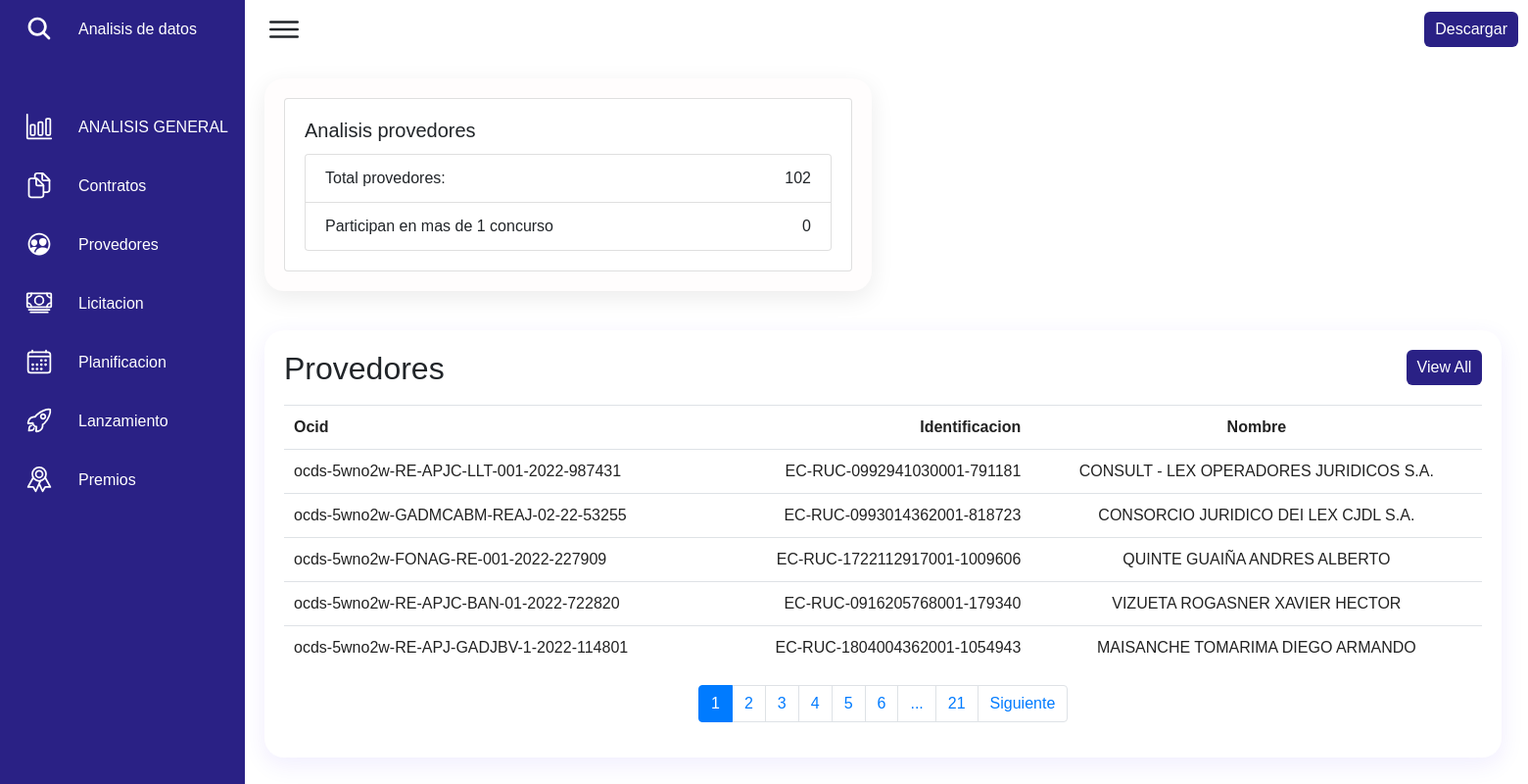
Page /provedores on the committed database.
### cuerpo/models.py (models this page shows, shortened)
class Provedores(models.Model):
    ocid = models.CharField(max_length=600, null=True)
    release_id = models.CharField(max_length=600, null=True)
    award_id = models.CharField(max_length=600, null=True)
    id = models.CharField(primary_key=True, max_length=600)
    name = models.CharField(max_length=600, null=True)

### cuerpo/views.py (the view)
# urls.py: path('provedores', views.provedores, name='provedores'),
def provedores(request):
    todo2 = Provedores.objects.all()
    total_provedor = todo2.count()
    proveedores_repetidos = todo2.values('name').annotate(count=Count('name')).filter(count__gt=1)
    num_prov = proveedores_repetidos.count()
    page = request.GET.get('page', 1)
    try:
        paginator = Paginator(todo2, 5)
        todo2 = paginator.page(page)
    except:
        raise Http404
    prov = {'todo2': todo2, 'entity':todo2, 'paginator': paginator, 'total_provedor':total_provedor, 'num_prov':num_prov}
    return render(request, 'provedores.html', prov)

### cuerpo/templates/provedores.html (shortened to what this page needs)
<!DOCTYPE html>
{% load static %}
<html lang="en">
{% block head %}
    <link rel="stylesheet" href="https://cdn.jsdelivr.net/npm/bootstrap@4.0.0/dist/css/bootstrap.min.css">
    <link href="{% static 'css/menu.css' %}" rel="stylesheet" />
{% endblock head %}
<body>
        <div class="navigation">
            <ul>
                <li>
                    <a href="#">
                        <span class="icon">
                          <ion-icon name="search"></ion-icon>
                        </span>
                        <span class="title">Analisis de datos</span>
                    </a>
                </li>
                <li>
                    <a href="{% url 'base' %}">
                        <span class="icon">
                            <ion-icon name="bar-chart-outline"></ion-icon>
                        </span>
                        <span class="title">ANALISIS GENERAL</span>
                    </a>
                </li>
                <li >
                    <a href="{% url 'contrato' %}">
                        <span class="icon">
                            <ion-icon name="documents-outline"></ion-icon>
                        </span>
                        <span class="title">Contratos</span>
                    </a>
                </li>
                <li>
                    <a href="{% url 'provedores' %}">
                        <span class="icon">
                            <ion-icon name="people-circle-outline"></ion-icon>
                        </span>
                        <span class="title">Provedores</span>
                    </a>
                </li>
                <li>
                    <a href="{% url 'licitacion' %}">
                        <span class="icon">
                            <ion-icon name="cash-outline"></ion-icon>
                        </span>
                        <span class="title">Licitacion</span>
                    </a>
                </li>
                <li>
                    <a href="{% url 'planificacion' %}">
                        <span class="icon">
                            <ion-icon name="calendar-outline"></ion-icon>
                        </span>
                        <span class="title">Planificacion</span>
                    </a>
                </li>
                <li>
                    <a href="{% url 'lanzamiento' %}">
                        <span class="icon">
                            <ion-icon name="rocket-outline"></ion-icon>
                        </span>
                        <span class="title">Lanzamiento</span>
                    </a>
                </li>
                <li>
                    <a href="{% url 'premio' %}">
                        <span class="icon">
                            <ion-icon name="ribbon-outline"></ion-icon>
                        </span>
                        <span class="title">Premios</span>
                    </a>
                </li>
            </ul>
        </div>
        <div class="main">
            <div class="topbar">
                <div class="toggle">
                    <ion-icon name="menu-outline"></ion-icon>
                </div>
                <div class="cardHeader">
                  <a href="#" class="btn">Descargar</a>
              </div>
            </div>
            <div class="graphBox">
                <div class="box">
                    <div class="card">
                        <div class="card-body">
                          <h5 class="card-title">Analisis provedores</h5>
                          <ul class="list-group">
                            <li class="list-group-item d-flex justify-content-between align-items-center">
                              Total provedores:
                              <span >{{total_provedor}}</span>
                            </li>
                            <li class="list-group-item d-flex justify-content-between align-items-center">
                                Participan en mas de 1 concurso
                              <span >{{num_prov}}</span>
                            </li>
                          </ul>
                        </div>
                      </div>
                </div>
            </div>
            <div class="details">
                <div class="recentOrders">
                  <div class="table-responsive">
                    <div class="cardHeader">
                        <h2>Provedores</h2>
                        <a href="#" class="btn">View All</a>
                    </div>
                    <table class="table">
                        <thead>
                            <tr>
                                <td>Ocid</td>
                                <td>Identificacion</td>
                                <td>Nombre</td>
                            </tr>
                        </thead>
                            {% for i in entity %}
                            <tr>
                                <td>{{i.ocid}}</td>
                                <td>{{i.id}}</td>
                                <td>{{i.name}}</td>
                            </tr>
                            {% endfor %}
                    </table>
                    <div>
                        {% include 'paginacion.html' %}
                    </div>
                    </div>
                </div>
            </div>
        </div>
</body>
</html>

### cuerpo/static/css/menu.css (style rules this page uses)
* { margin: 0; padding: 0; box-sizing: border-box; }
body { background: #EAEBEF; font-family: 'Poppins' , sans-serif ; }
.main { width: 230px; }
* { font-family: "Ubuntu", sans-serif; margin: 0; padding: 0; box-sizing: border-box; }
:root { --blue: #2a2185; --white: #fff; --gray: #f5f5f5; --black1: #222; --black2: #999; }
body { min-height: 100vh; overflow-x: hidden; }
.navigation { position: fixed; width: 250px; height: 100%; background: var(--blue); border-left: 10px solid var(--blue); transition: 0.5s; overflow: hidden; }
.navigation ul { position: absolute; top: 0; left: 0; width: 100%; }
.navigation ul li { position: relative; width: 100%; list-style: none; border-top-left-radius: 30px; border-bottom-left-radius: 30px; }
.navigation ul li:nth-child(1) { margin-bottom: 40px; pointer-events: none; }
.navigation ul li a { position: relative; display: block; width: 100%; display: flex; text-decoration: none; color: var(--white); }
.navigation ul li a .icon { position: relative; display: block; min-width: 60px; height: 60px; line-height: 75px; text-align: center; }
.navigation ul li a .icon ion-icon { font-size: 1.75rem; }
.navigation ul li a .title { position: relative; display: block; padding: 0 10px; height: 60px; line-height: 60px; text-align: start; white-space: nowrap; }
.main { position: absolute; width: calc(100% - 250px); left: 250px; min-height: 100vh; background: var(--white); transition: 0.5s; }
.topbar { width: 100%; height: 60px; display: flex; justify-content: space-between; align-items: center; padding: 0 10px; }
.toggle { position: relative; width: 60px; height: 60px; display: flex; justify-content: center; align-items: center; font-size: 2.5rem; cursor: pointer; }
.graphBox { position: relative; width: 100%; padding: 20px; display: grid; grid-template-columns: 1fr 1fr; grid-gap: 30px; min-height: 200px; }
.graphBox .box { position: relative; background: #fffdfd; padding: 20px; width: 100%; box-shadow: 0 7px 25px rgba(0, 0, 0, 0.08); border-radius: 20px; }
.details { position: relative; width: 150%; padding: 20px; display: grid; grid-template-columns: 2fr 1fr; grid-gap: 30px; }
.details .recentOrders { position: relative; display: grid; min-height: 200px; background: var(--white); padding: 20px; box-shadow: 0 7px 25px rgba(67, 28, 243, 0.08); border-radius: 20px; }
.details .cardHeader { display: flex; justify-content: space-between; align-items: flex-start; }
.cardHeader .btn { position: relative; padding: 5px 10px; background: var(--blue); text-decoration: none; color: var(--white); border-radius: 6px; }
.details table { width: 100%; border-collapse: collapse; margin-top: 10px; }
.details table thead td { font-weight: 600; }
.details .recentOrders table tr { color: var(--black1); border-bottom: 1px solid rgba(0, 0, 0, 0.1); }
.details .recentOrders table tr:last-child { border-bottom: none; }
.details .recentOrders table tr td { padding: 10px; }
.details .recentOrders table tr td:last-child { text-align: end; }
.details .recentOrders table tr td:nth-child(2) { text-align: end; }
.details .recentOrders table tr td:nth-child(3) { text-align: center; }

### rows in the picture
Provedores: ocid "ocds-5wno2w-RE-APJC-LLT-001-2022-987431", id "EC-RUC-0992941030001-791181", name "CONSULT - LEX OPERADORES JURIDICOS S.A."
Provedores: ocid "ocds-5wno2w-GADMCABM-REAJ-02-22-53255", id "EC-RUC-0993014362001-818723", name "CONSORCIO JURIDICO DEI LEX CJDL S.A."
Provedores: ocid "ocds-5wno2w-FONAG-RE-001-2022-227909", id "EC-RUC-1722112917001-1009606", name "QUINTE GUAIÑA ANDRES ALBERTO"
Provedores: ocid "ocds-5wno2w-RE-APJC-BAN-01-2022-722820", id "EC-RUC-0916205768001-179340", name "VIZUETA ROGASNER XAVIER HECTOR"
Provedores: ocid "ocds-5wno2w-RE-APJ-GADJBV-1-2022-114801", id "EC-RUC-1804004362001-1054943", name "MAISANCHE TOMARIMA DIEGO ARMANDO"

### other values in the picture
{{ total_provedor }} "102"
{{ num_prov }} "0"
{{ page }} "1" "2" "3" "4" "5" "6"
{{ paginator.num_pages }} "21"
